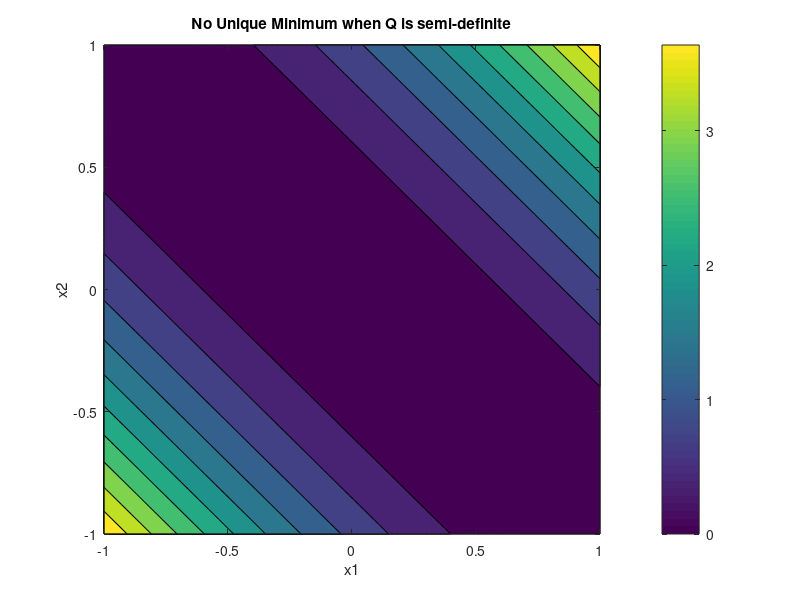

The MATLAB source for this figure:
clear; clc; close all;

% ASEN 6020 - HW 2, Problem 4
% Spring 2025
% Jash Bhalavat

n = 100;

function out = f(x,y)
    x_vec = [x; y];
    out = x_vec' * [1 1; 1 1] * x_vec;
end

xrange = linspace(-1, 1, n);
yrange = linspace(-1, 1, n);

for i = 1:n
    for j = 1:n
        z(i,j) = f(xrange(i), yrange(j));
    end
end

figure()
contourf(xrange, yrange, z')
xlabel("x1")
ylabel("x2")
title("No Unique Minimum when Q is semi-definite")
colorbar
